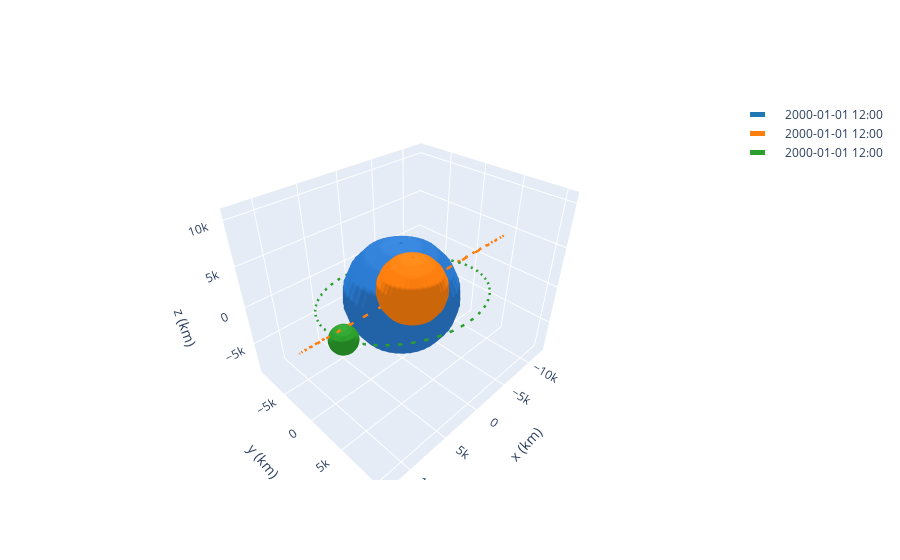

The notebook cell saved with this chart:
### Code cell
frame = OrbitPlotter3D()
frame.plot(deb_1)
frame.plot(deb_2)
frame.plot(otv)

### Figure 1 — Plotly figure (JSON) as saved in the notebook; plotly's stock layout.template omitted (floating-point values rounded to 4 significant figures; data arrays with more than 128 entries replaced by an {"elided": "..."} marker saying what was removed)
{"data": [{"cauto": false, "cmax": 1, "cmin": 1, "colorscale": [[0, "#2a7bd1"], [1, "#2a7bd1"]], "name": "Earth", "showscale": false, "type": "surface", "x": {"elided": "20x20 float values"}, "y": {"elided": "20x20 float values"}, "z": {"elided": "20x20 float values"}}, {"line": {"color": "rgb(31, 119, 180)", "dash": "dash", "width": 5}, "mode": "lines", "name": "2000-01-01 12:00", "type": "scatter3d", "x": {"elided": "150 float values"}, "y": {"elided": "150 float values"}, "z": {"elided": "150 float values"}}, {"cauto": false, "cmax": 1, "cmin": 1, "colorscale": [[0, "rgb(31, 119, 180)"], [1, "rgb(31, 119, 180)"]], "name": "2000-01-01 12:00", "showscale": false, "type": "surface", "x": {"elided": "20x20 float values"}, "y": {"elided": "20x20 float values"}, "z": {"elided": "20x20 float values"}}, {"cauto": false, "cmax": 1, "cmin": 1, "colorscale": [[0, "#2a7bd1"], [1, "#2a7bd1"]], "name": "Earth", "showscale": false, "type": "surface", "x": {"elided": "20x20 float values"}, "y": {"elided": "20x20 float values"}, "z": {"elided": "20x20 float values"}}, {"cauto": false, "cmax": 1, "cmin": 1, "colorscale": [[0, "#2a7bd1"], [1, "#2a7bd1"]], "name": "Earth", "showscale": false, "type": "surface", "x": {"elided": "20x20 float values"}, "y": {"elided": "20x20 float values"}, "z": {"elided": "20x20 float values"}}, {"line": {"color": "rgb(255, 127, 14)", "dash": "dash", "width": 5}, "mode": "lines", "name": "2000-01-01 12:00", "type": "scatter3d", "x": {"elided": "150 float values"}, "y": {"elided": "150 float values"}, "z": {"elided": "150 float values"}}, {"cauto": false, "cmax": 1, "cmin": 1, "colorscale": [[0, "rgb(255, 127, 14)"], [1, "rgb(255, 127, 14)"]], "name": "2000-01-01 12:00", "showscale": false, "type": "surface", "x": {"elided": "20x20 float values"}, "y": {"elided": "20x20 float values"}, "z": {"elided": "20x20 float values"}}, {"cauto": false, "cmax": 1, "cmin": 1, "colorscale": [[0, "#2a7bd1"], [1, "#2a7bd1"]], "name": "Earth", "showscale": false, "type": "surface", "x": {"elided": "20x20 float values"}, "y": {"elided": "20x20 float values"}, "z": {"elided": "20x20 float values"}}, {"cauto": false, "cmax": 1, "cmin": 1, "colorscale": [[0, "#2a7bd1"], [1, "#2a7bd1"]], "name": "Earth", "showscale": false, "type": "surface", "x": {"elided": "20x20 float values"}, "y": {"elided": "20x20 float values"}, "z": {"elided": "20x20 float values"}}, {"line": {"color": "rgb(44, 160, 44)", "dash": "dash", "width": 5}, "mode": "lines", "name": "2000-01-01 12:00", "type": "scatter3d", "x": {"elided": "150 float values"}, "y": {"elided": "150 float values"}, "z": {"elided": "150 float values"}}, {"cauto": false, "cmax": 1, "cmin": 1, "colorscale": [[0, "rgb(44, 160, 44)"], [1, "rgb(44, 160, 44)"]], "name": "2000-01-01 12:00", "showscale": false, "type": "surface", "x": {"elided": "20x20 float values"}, "y": {"elided": "20x20 float values"}, "z": {"elided": "20x20 float values"}}, {"cauto": false, "cmax": 1, "cmin": 1, "colorscale": [[0, "#2a7bd1"], [1, "#2a7bd1"]], "name": "Earth", "showscale": false, "type": "surface", "x": {"elided": "20x20 float values"}, "y": {"elided": "20x20 float values"}, "z": {"elided": "20x20 float values"}}], "layout": {"autosize": true, "scene": {"aspectmode": "data", "xaxis": {"title": {"text": "x (km)"}}, "yaxis": {"title": {"text": "y (km)"}}, "zaxis": {"title": {"text": "z (km)"}}}}}
